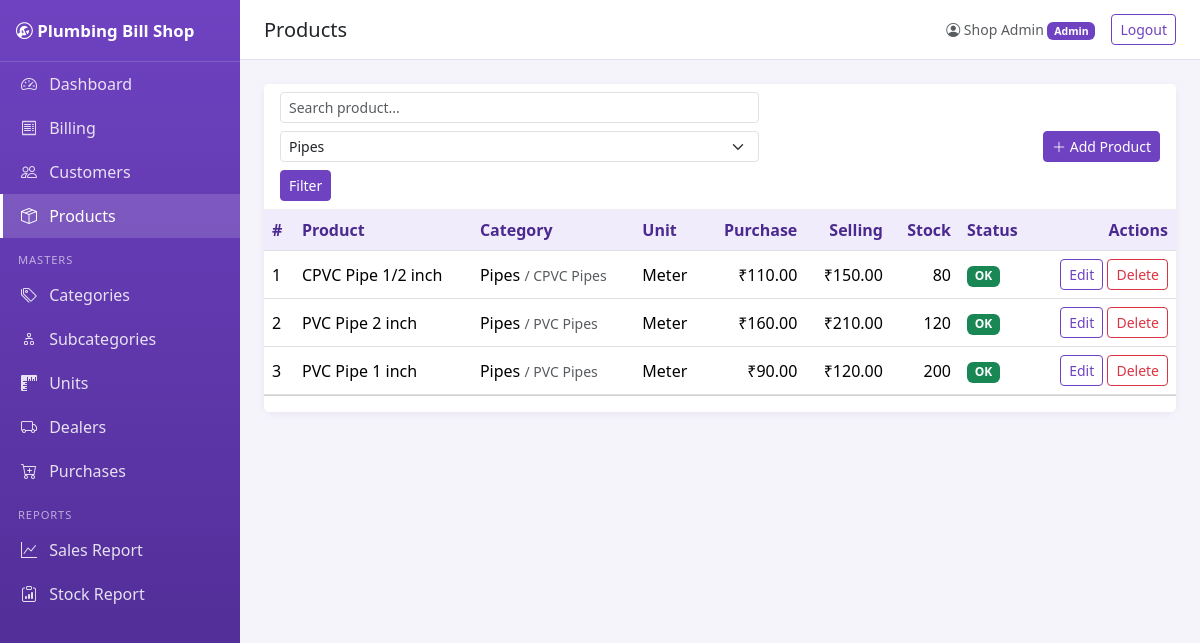
The page /products/index.php?category_id=1 (signed in) on the database its author committed.
### tables this page shows
CREATE TABLE products (
  id INT AUTO_INCREMENT PRIMARY KEY,
  name VARCHAR(150) NOT NULL,
  category_id INT NOT NULL,
  subcategory_id INT NULL,
  unit_id INT NOT NULL,
  purchase_price DECIMAL(10,2) NOT NULL DEFAULT 0.00,
  selling_price DECIMAL(10,2) NOT NULL DEFAULT 0.00,
  quantity DECIMAL(10,2) NOT NULL DEFAULT 0.00,
  min_stock DECIMAL(10,2) NOT NULL DEFAULT 0.00,
  is_deleted TINYINT(1) NOT NULL DEFAULT 0,
  created_at TIMESTAMP NOT NULL DEFAULT CURRENT_TIMESTAMP,
  updated_at TIMESTAMP NOT NULL DEFAULT CURRENT_TIMESTAMP ON UPDATE CURRENT_TIMESTAMP,
  CONSTRAINT fk_prod_category FOREIGN KEY (category_id) REFERENCES categories(id),
  CONSTRAINT fk_prod_sub FOREIGN KEY (subcategory_id) REFERENCES subcategories(id),
  CONSTRAINT fk_prod_unit FOREIGN KEY (unit_id) REFERENCES units(id)
);

CREATE TABLE categories (
  id INT AUTO_INCREMENT PRIMARY KEY,
  name VARCHAR(100) NOT NULL,
  is_deleted TINYINT(1) NOT NULL DEFAULT 0,
  created_at TIMESTAMP NOT NULL DEFAULT CURRENT_TIMESTAMP,
  updated_at TIMESTAMP NOT NULL DEFAULT CURRENT_TIMESTAMP ON UPDATE CURRENT_TIMESTAMP
);

CREATE TABLE subcategories (
  id INT AUTO_INCREMENT PRIMARY KEY,
  category_id INT NOT NULL,
  name VARCHAR(100) NOT NULL,
  is_deleted TINYINT(1) NOT NULL DEFAULT 0,
  created_at TIMESTAMP NOT NULL DEFAULT CURRENT_TIMESTAMP,
  updated_at TIMESTAMP NOT NULL DEFAULT CURRENT_TIMESTAMP ON UPDATE CURRENT_TIMESTAMP,
  CONSTRAINT fk_sub_category FOREIGN KEY (category_id) REFERENCES categories(id)
);

CREATE TABLE units (
  id INT AUTO_INCREMENT PRIMARY KEY,
  name VARCHAR(50) NOT NULL,
  is_deleted TINYINT(1) NOT NULL DEFAULT 0,
  created_at TIMESTAMP NOT NULL DEFAULT CURRENT_TIMESTAMP,
  updated_at TIMESTAMP NOT NULL DEFAULT CURRENT_TIMESTAMP ON UPDATE CURRENT_TIMESTAMP
);

### includes/init.php (called while the page is built, shortened)
<?php
function is_admin()
{
    return isset($_SESSION['user']['role'])
        && strtolower($_SESSION['user']['role']) === 'admin';
}
function money($amount)
{
    return '₹' . number_format((float)$amount, 2);
}
function paginate($pdo, $select, $from, $params = [], $orderBy = 'id DESC')
{
    $select = str_replace('\\*', '*', $select);
    $countSql = "SELECT COUNT(*) " . $from;
    $countStmt = $pdo->prepare($countSql);
    $countStmt->execute($params);
    $totalRecords = (int) $countStmt->fetchColumn();
    $perPage = 10;
    $pages = max(1, (int) ceil($totalRecords / $perPage));
    $page = max(1, (int) ($_GET['page'] ?? 1));
    $page = min($page, $pages);
    $offset = ($page - 1) * $perPage;
    $sql = "SELECT " . $select . " " . $from
         . " ORDER BY " . $orderBy
         . " LIMIT " . $perPage
         . " OFFSET " . $offset;
    $stmt = $pdo->prepare($sql);
    $stmt->execute($params);
    $rows = $stmt->fetchAll(PDO::FETCH_ASSOC);
    return [$rows, $pages, $page];
}
function e($value)
{
    return htmlspecialchars((string)$value, ENT_QUOTES, 'UTF-8');
}

### products/index.php (the view, shortened to what this page needs)
<?php
require_once __DIR__ . '/../includes/init.php';
$q = trim($_GET['q'] ?? '');
$cat = (int)($_GET['category_id'] ?? 0);
$from = 'FROM products p
         JOIN categories c ON c.id = p.category_id
         LEFT JOIN subcategories s ON s.id = p.subcategory_id
         JOIN units u ON u.id = p.unit_id
         WHERE p.is_deleted = 0';
$params = [];
if ($cat > 0)  { $from .= ' AND p.category_id = ?'; $params[] = $cat; }
[$rows, $pages, $page] = paginate(
    $pdo,
    'p.*, c.name AS category, s.name AS subcategory, u.name AS unit',
    $from,
    $params,
    'p.id DESC'
);
$cats = $pdo->query('SELECT id, name FROM categories WHERE is_deleted = 0 ORDER BY name')->fetchAll();
$qty = fn($n) => rtrim(rtrim(number_format((float)$n, 2, '.', ''), '0'), '.');
include __DIR__ . '/../includes/header.php';
?>
<div class="card">
  <div class="card-header d-flex justify-content-between align-items-center flex-wrap gap-2">
    <form class="d-flex gap-2 flex-wrap" method="get">
      <input name="q" value="<?= e($q) ?>" class="form-control form-control-sm" placeholder="Search product...">
      <select name="category_id" class="form-select form-select-sm">
        <?php foreach ($cats as $c): ?><option value="<?= (int)$c['id'] ?>" <?= $cat === (int)$c['id'] ? 'selected' : '' ?>><?= e($c['name']) ?></option><?php endforeach; ?>
      </select>
      <button class="btn btn-sm btn-purple">Filter</button>
    </form>
    <?php if (is_admin()): ?><a href="form.php" class="btn btn-sm btn-purple"><i class="bi bi-plus-lg"></i> Add Product</a><?php endif; ?>
  </div>
  <div class="table-responsive"><table class="table table-hover align-middle mb-0">
    <thead><tr><th>#</th><th>Product</th><th>Category</th><th>Unit</th>
      <?php if (is_admin()): ?><th class="text-end">Purchase</th><?php endif; ?>
      <th class="text-end">Selling</th><th class="text-end">Stock</th><th>Status</th>
      <?php if (is_admin()): ?><th class="text-end">Actions</th><?php endif; ?></tr></thead>
    <tbody>
    <?php foreach ($rows as $i => $r): $low = (float)$r['quantity'] <= (float)$r['min_stock']; ?>
      <tr><td><?= $i + 1 + ($page - 1) * 10 ?></td>
        <td><?= e($r['name']) ?></td>
        <td><?= e($r['category']) ?><?= $r['subcategory'] ? ' <small class="text-muted">/ ' . e($r['subcategory']) . '</small>' : '' ?></td>
        <td><?= e($r['unit']) ?></td>
        <?php if (is_admin()): ?><td class="text-end"><?= money($r['purchase_price']) ?></td><?php endif; ?>
        <td class="text-end"><?= money($r['selling_price']) ?></td>
        <td class="text-end"><?= e($qty($r['quantity'])) ?></td>
        <td><?= $low ? '<span class="badge bg-danger">Low stock</span>' : '<span class="badge bg-success">OK</span>' ?></td>
        <?php if (is_admin()): ?>
        <td class="text-end text-nowrap">
          <a class="btn btn-sm btn-outline-purple" href="form.php?id=<?= (int)$r['id'] ?>">Edit</a>
          <form method="post" class="d-inline" data-confirm="Delete this product?">
            <button class="btn btn-sm btn-outline-danger">Delete</button></form></td>
        <?php endif; ?></tr>
    <?php endforeach; if (!$rows): ?><tr><td colspan="9" class="text-center text-muted py-4">No products found.</td></tr><?php endif; ?>
    </tbody></table></div>
  <div class="card-footer bg-white"><?= pager($pages, $page) ?></div>
</div>
<?php include __DIR__ . '/../includes/footer.php'; ?>

### assets/css/style.css (style rules this page uses)
:root { --purple:#6f42c1;--purple-dark:#4b2a8f;--purple-soft:#f1ecfb }
body { background:#f6f4fb;font-family:"Segoe UI",system-ui,sans-serif }
.card { border:0;box-shadow:0 2px 8px rgba(75,42,143,.08);border-radius:10px }
.card-header { background:#fff;border-bottom:1px solid #eee;font-weight:600;color:var(--purple-dark) }
.btn-purple { background:var(--purple);color:#fff;border-color:var(--purple) }
.btn-outline-purple { color:var(--purple);border-color:var(--purple) }
.table thead th { background:var(--purple-soft);color:var(--purple-dark);white-space:nowrap }

### rows shown on the page
products: page "1", name "CPVC Pipe 1/2 inch", category.name "Pipes", subcategory.name "CPVC Pipes", unit.name "Meter", purchase_price "₹110.00", selling_price "₹150.00", quantity "80", min_stock "OK"
products: page "2", name "PVC Pipe 2 inch", category.name "Pipes", subcategory.name "PVC Pipes", unit.name "Meter", purchase_price "₹160.00", selling_price "₹210.00", quantity "120", min_stock "OK"
products: page "3", name "PVC Pipe 1 inch", category.name "Pipes", subcategory.name "PVC Pipes", unit.name "Meter", purchase_price "₹90.00", selling_price "₹120.00", quantity "200", min_stock "OK"

### other values the page prints
SHOP_NAME "Plumbing Bill Shop"
$pageTitle "Products"
$_SESSION['user']['name'] "Shop Admin"
$_SESSION['user']['role'] "Admin"
form field category_id "Pipes"
